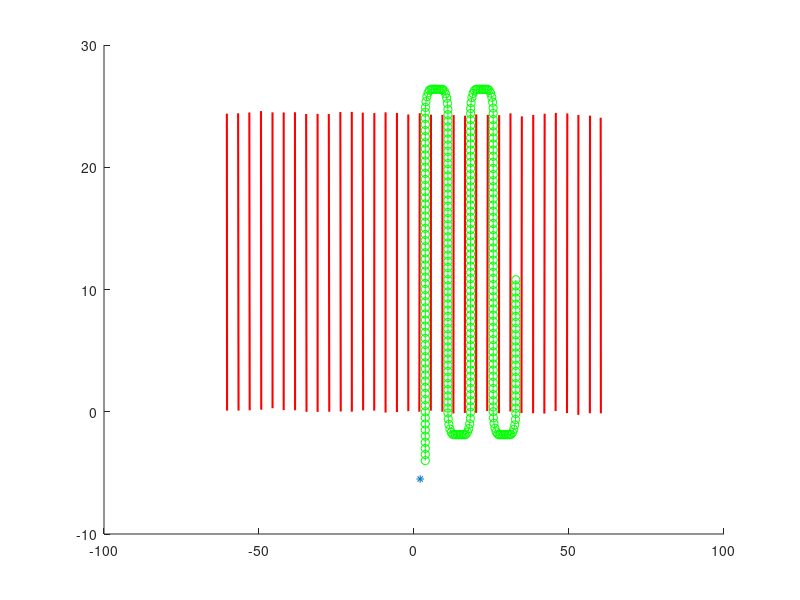

Write MATLAB code to recreate this figure.
clc, clear
close all

load("plant_bed.mat")
load("test_wpts.mat")

start_state = [2.0, -5.5, 1.57];

hold on
scatter(start_state(1), start_state(2), 30, "*b")

for i=1:length(PLANT_BED_D)
    plot([PLANT_BED_D(1, i),PLANT_BED_F(1, i)], [PLANT_BED_D(2, i),PLANT_BED_F(2, i)], 'r', 'LineWidth', 1.5)
end

plot(wpts(1,:), wpts(2,:), '-og')
hold off